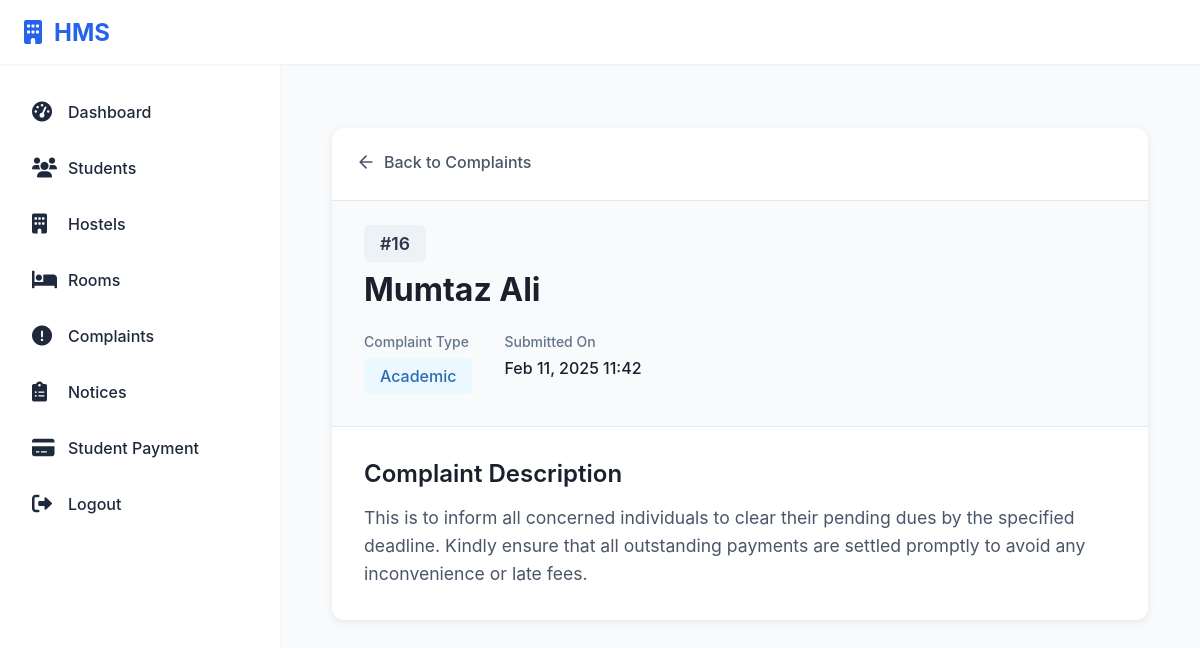
/hostel/complaint/16/ (signed in), run on the app's committed database.
### hostel/models.py (models this page shows, shortened)
class Complaint(models.Model):
    Complaint_ID = models.AutoField(primary_key=True)
    Student_ID = models.ForeignKey(Student, on_delete=models.CASCADE)
    Admin_ID = models.ForeignKey(Admin, on_delete=models.CASCADE)
    Complaint_Description = models.TextField()
    Complaint_Type = models.CharField(max_length=255)
    Created_At = models.DateTimeField(auto_now_add=True)
    Updated_At = models.DateTimeField(auto_now=True)
    is_read = models.BooleanField(default=False)  # Track if complaint is read

class Student(models.Model):
    Room_ID = models.ForeignKey(Room, on_delete=models.SET_NULL, null=True)
    PAYMENT_STATUS_CHOICES = [
        ('NOT_PAID', 'Not Paid'),
        ('PARTIALLY_PAID', 'Partially Paid'),
        ('FULLY_PAID', 'Fully Paid'),
    ]
    Student_ID = models.AutoField(primary_key=True)
    Registration_Number = models.CharField(max_length=20, unique=True, null=True, blank=True)
    user = models.OneToOneField(User, on_delete=models.CASCADE, null=True)
    profile_picture = models.ImageField(upload_to='student_profiles/', null=True, blank=True)
    F_Name = models.CharField(max_length=50)
    L_Name = models.CharField(max_length=50)
    Contact_Info = models.CharField(max_length=100)
    Address = models.TextField()
    Department = models.CharField(max_length=100)
    FatherName = models.CharField(max_length=50)
    fee_status = models.CharField(max_length=20, choices=PAYMENT_STATUS_CHOICES, default='NOT_PAID')
    mess_status = models.BooleanField(default=False)
    Room_ID = models.ForeignKey(Room, on_delete=models.CASCADE, related_name="students")
    Hostel_ID = models.ForeignKey(Hostel, on_delete=models.CASCADE, related_name="students")
    total_paid_amount = models.DecimalField(max_digits=10, decimal_places=2, default=0)

### hostel/views.py (the view)
# urls.py: path('complaint/<int:complaint_id>/', views.view_complaint, name='view_complaint'),
@login_required
def view_complaint(request, complaint_id):
    complaint = get_object_or_404(Complaint, Complaint_ID=complaint_id)
    return render(request, 'view_complaint.html', {'complaint': complaint})

### hostel/templates/view_complaint.html (shortened to what this page needs)
{% extends 'base.html' %}
{% block content %}
<div class="container">
    <div class="complaint-details">
        <div class="back-link">
            <a href="{% url 'list_complaints' %}" class="return-button">
                <svg xmlns="http://www.w3.org/2000/svg" width="20" height="20" viewBox="0 0 24 24" fill="none" stroke="currentColor" stroke-width="2" stroke-linecap="round" stroke-linejoin="round">
                    <path d="M19 12H5M12 19l-7-7 7-7"/>
                </svg>
                Back to Complaints
            </a>
        </div>
        <div class="complaint-header">
            <div class="header-content">
                <div class="complaint-id">
                    <span class="id-badge">#{{ complaint.Complaint_ID }}</span>
                </div>
                <h1>{{ complaint.Student_ID.F_Name }} {{ complaint.Student_ID.L_Name }}</h1>
                <div class="complaint-meta">
                    <div class="meta-item">
                        <span class="meta-label">Complaint Type</span>
                        <span class="type-badge">{{ complaint.Complaint_Type }}</span>
                    </div>
                    <div class="meta-item">
                        <span class="meta-label">Submitted On</span>
                        <span class="date-value">{{ complaint.Created_At|date:"M d, Y H:i" }}</span>
                    </div>
                </div>
            </div>
        </div>
        <div class="complaint-body">
            <div class="section">
                <h2>Complaint Description</h2>
                <div class="description-content">
                    {{ complaint.Complaint_Description }}
                </div>
            </div>
        </div>
    </div>
</div>
{% endblock %}

### hostel/templates/base.html (style rules this page uses)
:root { --primary-color: #2563eb; --background-color: #f8fafc; --text-color: #1e293b; --sidebar-width: 280px; --header-height: 64px; --shadow-sm: 0 1px 2px 0 rgb(0 0 0 / 0.05); }
* { margin: 0; padding: 0; box-sizing: border-box; }
body { font-family: 'Inter', system-ui, -apple-system, sans-serif; background: var(--background-color); color: var(--text-color); }

### hostel/templates/view_complaint.html (style rules this page uses)
.container { max-width: 1000px; margin: 2rem auto; padding: 0 20px; }
.complaint-details { background: white; border-radius: 12px; box-shadow: 0 2px 8px rgba(0, 0, 0, 0.08); overflow: hidden; }
.back-link { padding: 1.5rem; border-bottom: 1px solid #e2e8f0; }
.return-button { display: inline-flex; align-items: center; gap: 0.5rem; color: #4a5568; text-decoration: none; font-weight: 500; transition: color 0.2s; }
.complaint-header { background: #f8fafc; padding: 2rem; border-bottom: 1px solid #e2e8f0; }
.header-content { max-width: 800px; margin: 0 auto; }
.complaint-id { margin-bottom: 1rem; }
.id-badge { background-color: #edf2f7; padding: 0.5rem 1rem; border-radius: 6px; font-weight: 600; color: #2d3748; font-size: 1.1rem; }
.complaint-header h1 { margin: 0 0 1.5rem 0; color: #1a202c; font-size: 2rem; font-weight: 700; }
.complaint-meta { display: flex; gap: 2rem; flex-wrap: wrap; }
.meta-item { display: flex; flex-direction: column; gap: 0.5rem; }
.meta-label { font-size: 0.875rem; color: #64748b; font-weight: 500; }
.type-badge { background-color: #ebf8ff; color: #2b6cb0; padding: 0.5rem 1rem; border-radius: 6px; font-weight: 500; }
.date-value { color: #1a202c; font-weight: 500; }
.complaint-body { padding: 2rem; }
.section { max-width: 800px; margin: 0 auto; }
.section h2 { color: #1a202c; font-size: 1.5rem; font-weight: 600; margin: 0 0 1rem 0; }
.description-content { color: #4a5568; line-height: 1.6; font-size: 1.1rem; }

### data on the page
Complaint: Complaint_ID "16", Student_ID.F_Name "Mumtaz", Student_ID.L_Name "Ali", Complaint_Type "Academic", Created_At "Feb 11, 2025 11:42", Complaint_Description "This is to inform all concerned individuals to clear their pending dues by the specified deadline. Kindly ensure that all outstanding payments are settled promptly to avoid any inconvenience or late fees."
